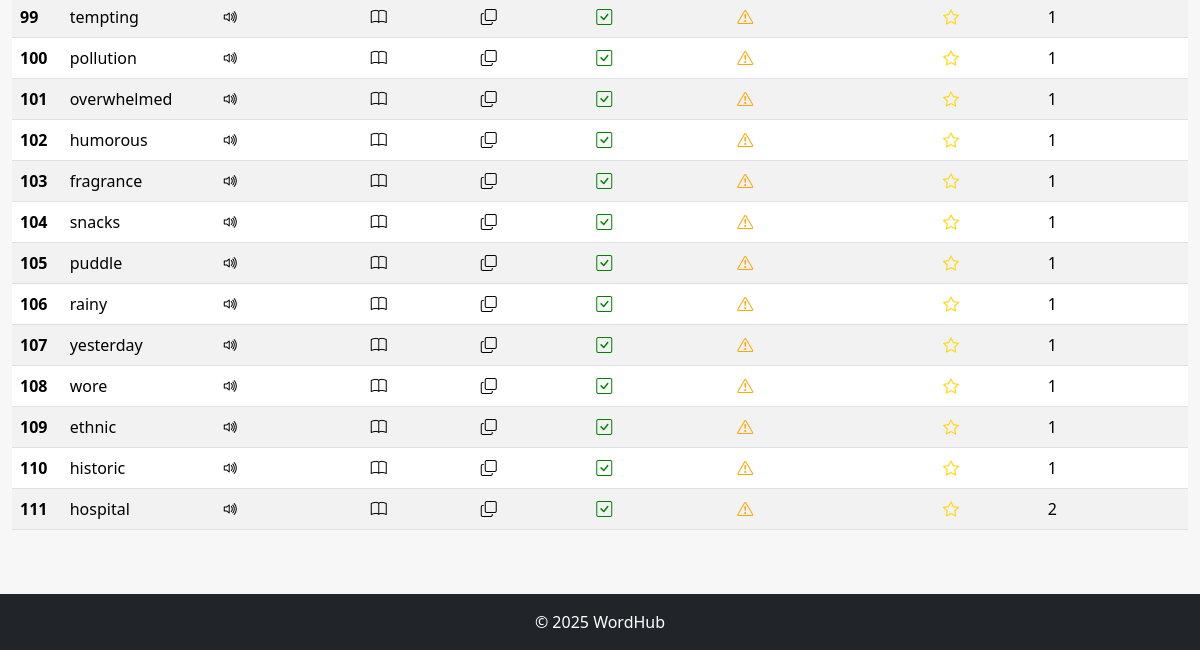
Before: / (lower part) with the older database file.
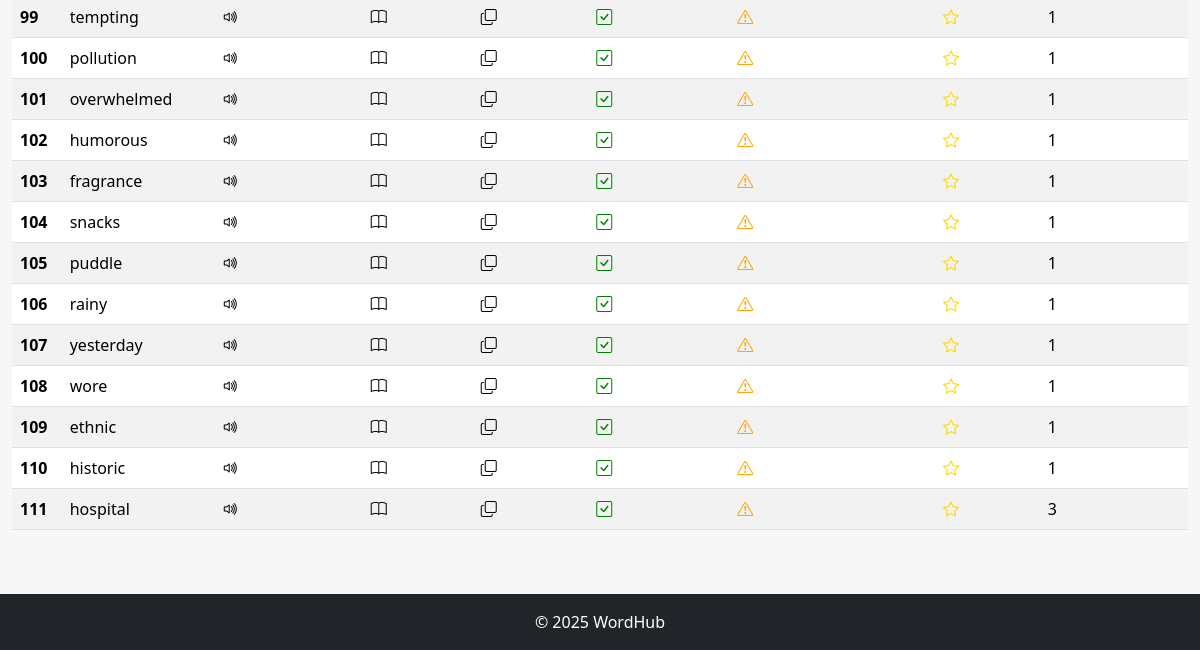
After: the same page with the newer database file.
### words/models.py (models this page shows, shortened)
class Word(models.Model):
    word = models.CharField(max_length=100)
    meaning = models.TextField(blank=True, null=True)
    revised_count = models.PositiveIntegerField(default=0)
    need_improvement = models.BooleanField(default=False)
    is_mastered = models.BooleanField(default=False)
    created_date = models.DateField(auto_now_add=True)  # This will store the creation date

### words/views.py (the view)
# urls.py: path('', index, name='home'),
def index(request):
    words = Word.objects.exclude(is_mastered=True).order_by('revised_count')
    return render(request, 'index.html', {'words': words})

### templates/index.html (shortened to what this page needs)
{% load static %}
<!DOCTYPE html>
<html lang="en">
<head>
    <link href="https://cdn.jsdelivr.net/npm/bootstrap@5.3.3/dist/css/bootstrap.min.css" rel="stylesheet" />
    <link rel="stylesheet" href="https://cdn.jsdelivr.net/npm/bootstrap-icons@1.11.1/font/bootstrap-icons.css">
    <link rel="stylesheet" href="{% static 'css/style.css' %}" />
</head>
<body>
    <main class="container-fluid py-5">
        <div class="table-responsive">
            <table class="table table-striped w-100">
                <tbody>
                    {% for word in words %}
                    <tr class="row-hover" data-word-id="{{ word.id }}">
                        <th>{{ forloop.counter }}</th>
                        <td class="word-cell" {% if word.meaning %} data-bs-toggle="tooltip" title="{{ word.meaning }}"
                            {% endif %}>
                            {{ word.word }}
                        </td>
                        <td><i class="bi bi-volume-up speak-icon" style="cursor:pointer;"></i></td>
                        <td><i class="bi bi-book definition-icon" style="cursor:pointer;"></i></td>
                        <td>
                            <i class="bi bi-copy copy-icon" style="cursor:pointer;"></i>
                        </td>
                        <td>
                            <i class="bi bi-check-square mark-revised-icon" style="cursor:pointer; color: green;"></i>
                        </td>
                        <td>
                            <i class="bi
        {% if word.need_improvement %}bi-exclamation-triangle-fill{% else %}bi-exclamation-triangle{% endif %}
        improvement-icon" style="cursor:pointer; color: orange;" title="Mark as Needs Improvement">
                            </i>
                        </td>
                        <td>
                            <i class="bi
        {% if word.is_mastered %}bi-star-fill{% else %}bi-star{% endif %}
        mastered-icon" style="cursor:pointer; color: gold;" title="Mark as Mastered">
                            </i>
                        </td>
                        <td class="revised-count">{{ word.revised_count }}</td>
                    </tr>
                    {% endfor %}
                </tbody>
            </table>
        </div>
    </main>
    <footer class="bg-dark text-white text-center py-3">
        © 2025 WordHub
    </footer>
</body>
</html>

### static/css/style.css (style rules this page uses)
body { background-color: #f7f7f7; }

Changed rows visible on the page:
changed Word "hospital": revised_count "2" → "3"
